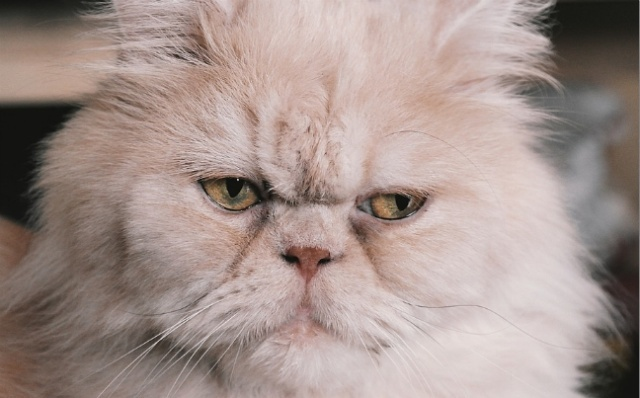
#> input picture day09/coby.jpg, 640 x 398 px, found by its file name
$ python p61_opencv.py   (older library calls are emulated)
#> lines starting #> are read from the running program, lines starting #| are printed output that depends on the picture
# file: p61_opencv.py
# desc: OpenCV 계속

import cv2

image = cv2.imread('./day09/coby.jpg',cv2.IMREAD_UNCHANGED)
#> image is the input picture: shape (398, 640, 3); mean B, G, R 141, 146.4, 163.4
dst = cv2.blur(image, (20, 20), anchor=(-1, -1), borderType=cv2.BORDER_DEFAULT)
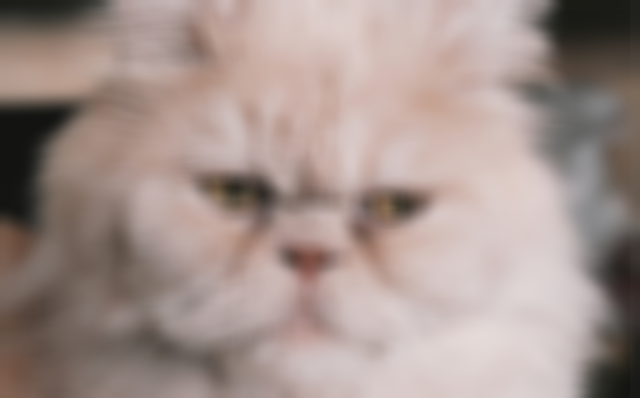
#> dst: shape (398, 640, 3); mean B, G, R 140.9, 146.3, 163.3

gray = cv2.cvtColor(image, cv2.COLOR_BGR2GRAY)
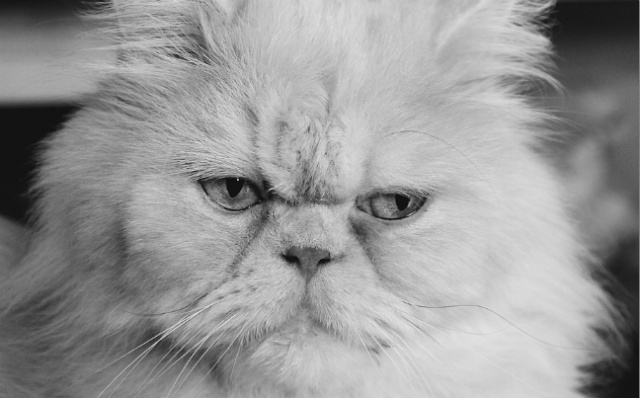
#> gray: shape (398, 640); min 10, max 229, mean 150.9
sobel = cv2.Sobel(gray, cv2.CV_8U, 1, 0, 3)
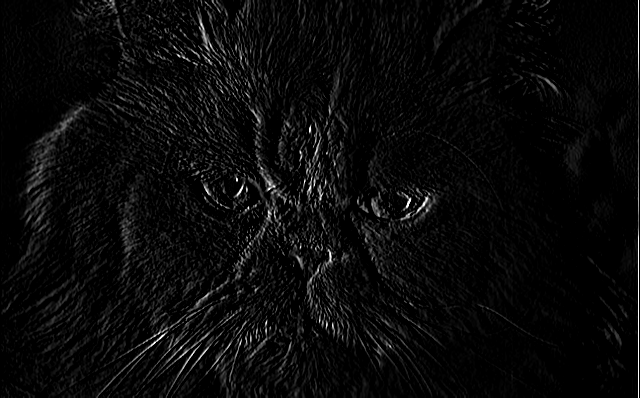
#> sobel: shape (398, 640); min 0, max 255, mean 9.9
laplacian = cv2.Laplacian(gray, cv2.CV_8U, ksize=3)
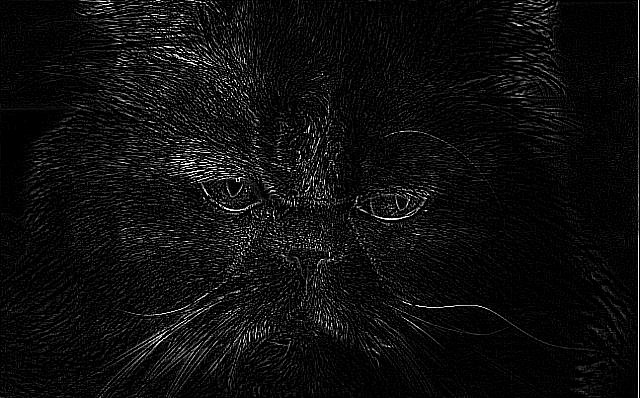
#> laplacian: shape (398, 640); min 0, max 255, mean 14.2
canny = cv2.Canny(image,100,255)
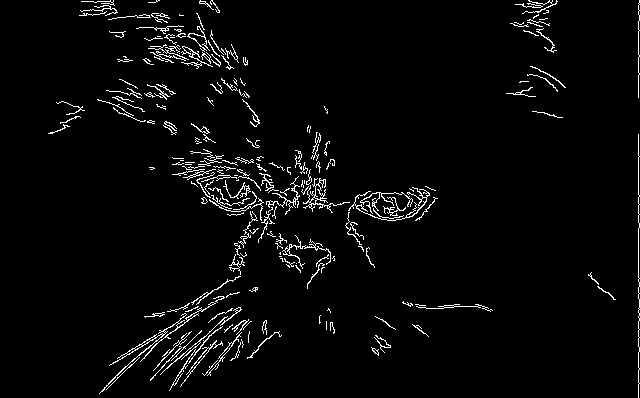
#> canny: shape (398, 640); 3.3% white in thin lines or dots

height, width, channel = image.shape
#> height = 398; width = 640; channel = 3

cv2.imshow('Coby the cat', image) # 원본
cv2.imshow('Blur',dst) #블러이미지
cv2.imshow('Sobel',sobel) # 입체감 있는 윤곽
cv2.imshow('Laplacian',laplacian) # 일반적인 윤곽
cv2.imshow('Canny',canny) # 흑백으로 윤곽


cv2.waitKey(0)
cv2.destroyAllWindows()

$ run again, with day09/tropical_beach.jpg copied over day09/coby.jpg
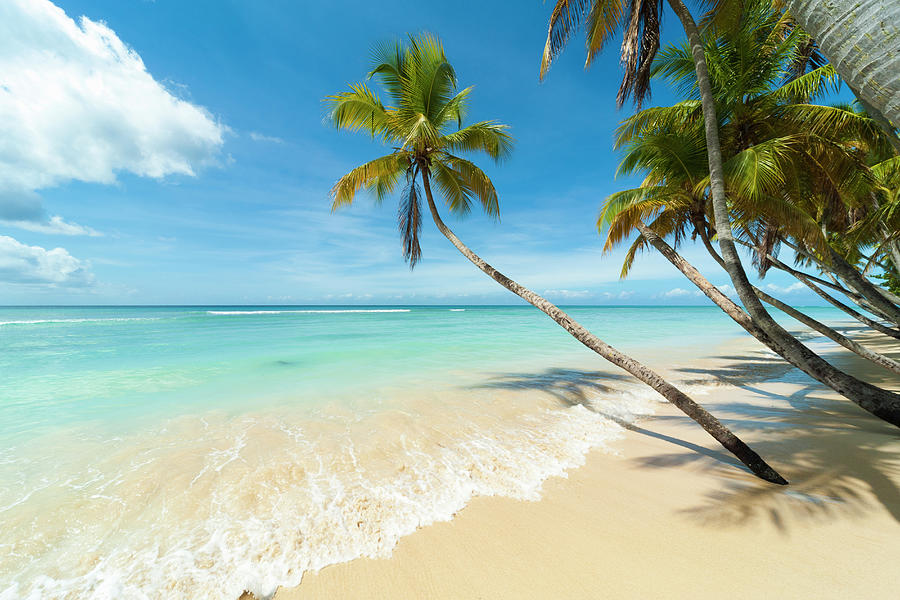
#> input picture day09/tropical_beach.jpg, 900 x 600 px, found by its file name
#> image is the input picture: shape (600, 900, 3); mean B, G, R 172.2, 178.7, 150
#> `gray = cv2.cvtColor(image, cv2.COLOR_BGR2GRAY)`:
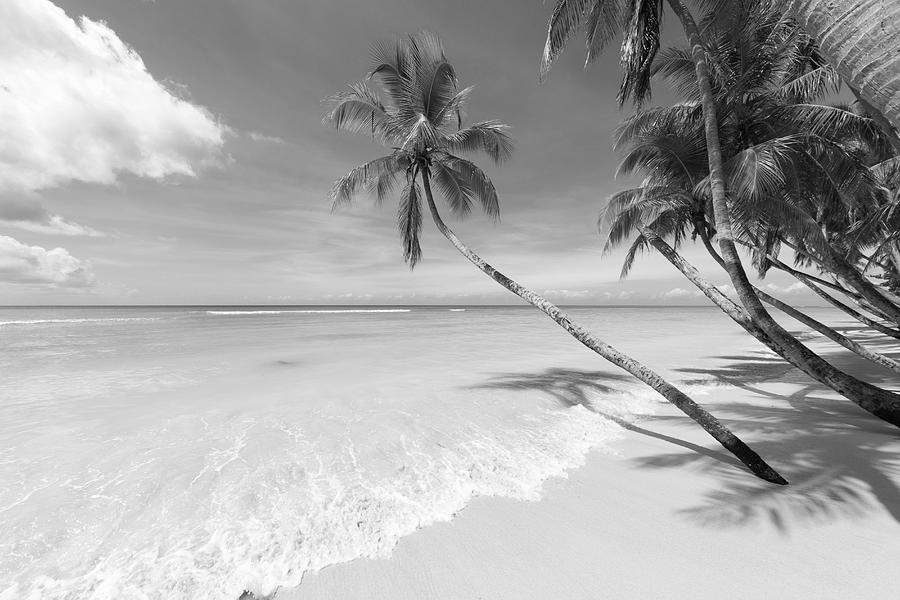
#> gray: shape (600, 900); min 0, max 255, mean 169.4
#> `canny = cv2.Canny(image,100,255)`:
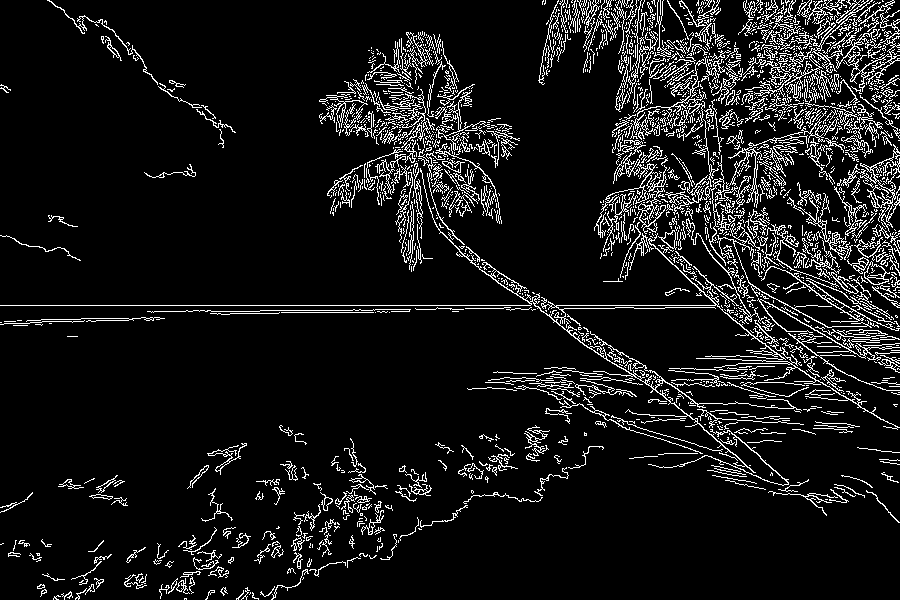
#> canny: shape (600, 900); 9% white in thin lines or dots
